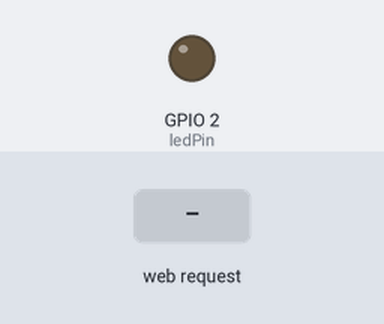
Simulated run of this sketch. Board: ESP8266 (NodeMCU). Shown: output pins drawn as LEDs (lit = HIGH). The test bench sets the inputs (shaded band). WiFi joins after 1.5 s; servers stay silent unless stated; what the sketch prints to the serial monitor is not drawn.

Above: at 2.7 s.
2.8 s: HTTP request GET /LED=OFF received
At 3.6 s:
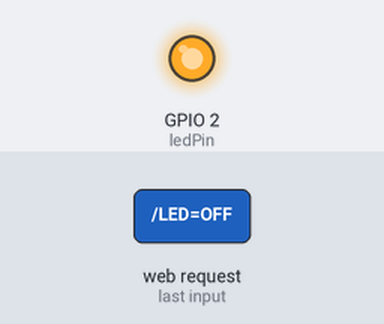
4.3 s: HTTP request GET /LED=ON received
At 4.8 s:
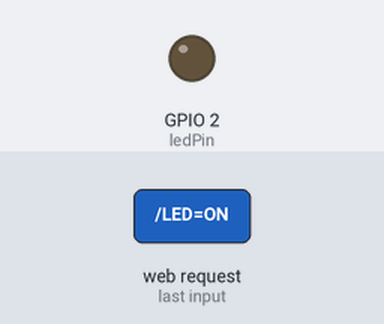
Timing chart, 0 to 7.3 s (numbered marks = the images above; inputs shaded):
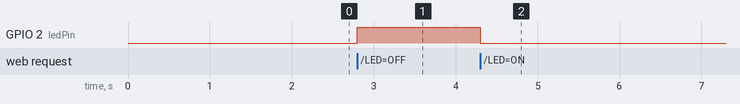

Measured:
- after the input at 2.8 s, GPIO 2 (ledPin): LOW → HIGH at once
- after the input at 4.3 s, GPIO 2 (ledPin): HIGH → LOW at once

The sketch:

Web_server_led_2.ino
```cpp
#include <ESP8266WiFi.h>
int ledPin=2;
WiFiServer server(80);

void setup() {
  pinMode(ledPin,OUTPUT);
  Serial.begin(115200);
  Serial.println();
  Serial.print("Connecting to WiFi ");

  WiFi.begin("NIELIT_LAB3" , "NIELIT@54321");

  while (WiFi.status() != WL_CONNECTED) {
    delay(500);
    Serial.print(".");
  }
  Serial.println("");
  Serial.println("WiFi connected");

  // Print the IP address
  Serial.print("Use this URL to connect: ");
  Serial.print("http://");
  Serial.print(WiFi.localIP());
  Serial.println("/");
  server.begin();
  Serial.println("Server started");
}

void loop() {
  // Check if a client has connected
  WiFiClient client = server.available();
  if (!client) { //client ==NULL
    return;
  }

  // Wait until the client sends some data
  Serial.println("new client");
  while(!client.available()){
    delay(1);
  }

  // Read the first line of the request
  String request = client.readStringUntil('\r');
  Serial.println(request);
  client.flush();

  // Match the request

  int value = LOW;
  if (request.indexOf("/LED=ON") != -1) {
    digitalWrite(ledPin, LOW);
    value = HIGH;
  }
  if (request.indexOf("/LED=OFF") != -1){
    digitalWrite(ledPin, HIGH);
    value = LOW;
  }

   // Return the response in form HTML page
  client.println("HTTP/1.1 200 OK");
  client.println("Content-Type: text/html");
  client.println(""); //  do not forget this one
  client.println("<!DOCTYPE HTML>");
  client.println("<html>");

  client.print("Led pin is now: ");

  if(value == HIGH) {
    client.print("On");
  } else {
    client.print("Off");
  }
  client.println("<br><h1> Welcome to NIELIT </h1><hr><br>");
  if (value == LOW){
      client.println("Click <a href=\"/LED=ON\">here to</a> turn the LED ON<br>");
  }else {
      //client.println("Click <a href=\"/LED=OFF\"> here Off</a> turn the LED OFF <br>");
       //with image
      client.println("<a href=\"/LED=OFF\"> <img src=\"http://getdrawings.com/img/light-bulb-silhouette-vector-11.png\" height=100 width=100 alt=\"OFF\"></a><br>");
  }
  client.println("</html>");

  delay(1);
  Serial.println("Client disonnected");
  Serial.println("");
}
```
